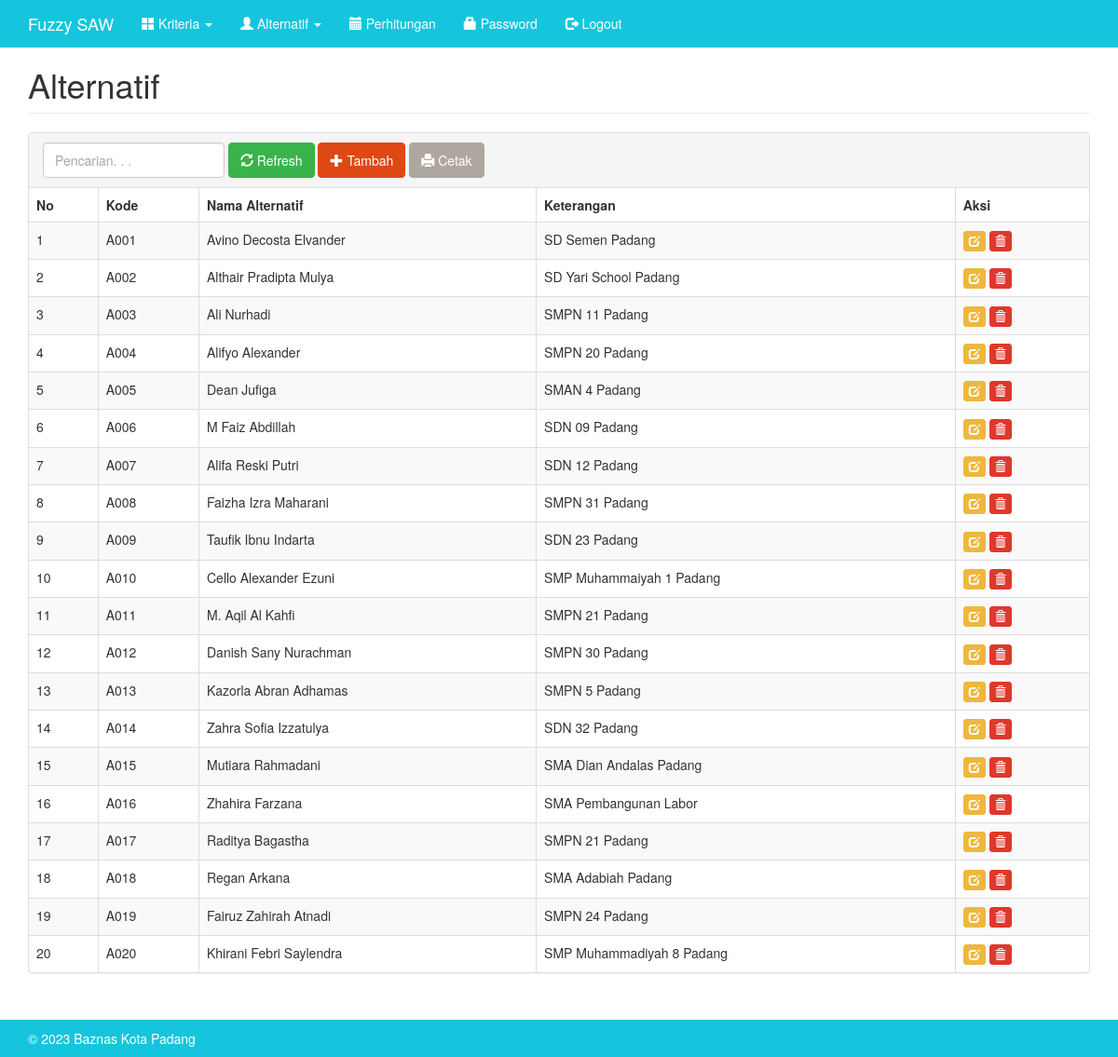
The page /index.php?m=alternatif (signed in) on the database its author committed.
### tables this page shows
CREATE TABLE `tb_alternatif` (
  `kode_alternatif` varchar(16) NOT NULL,
  `nama_alternatif` varchar(256) DEFAULT NULL,
  `keterangan` text DEFAULT NULL,
  `rank` int(11) DEFAULT NULL,
  `total` double DEFAULT NULL,
  `rekomendasi` varchar(50) NOT NULL
);

### config.php (called while the page is built)
<?php
$config["server"] = 'localhost';
$config["username"] = 'root';
$config["password"] = '';
$config["database_name"] = 'fuzzy_saw';

### functions.php (called while the page is built, shortened)
<?php
include 'config.php';
include 'includes/db.php';
$db = new DB($config['server'], $config['username'], $config['password'], $config['database_name']);
function esc_field($str)
{
    return addslashes($str);
}

### includes/db.php (called while the page is built, shortened)
<?php
class DB
{
    var $conn = null;
    public function __construct($host, $username, $passwd, $dbname)
    {
        $this->conn = mysqli_connect($host, $username, $passwd, $dbname);
    }
    public function query($sql)
    {
        $query = mysqli_query($this->conn, $sql) or die('<pre>Error mysqli_query: ' . mysqli_error($this->conn) . '<br />' . $sql . '</pre>');
        return $query;
    }
    public function get_results($sql)
    {
        $query = $this->query($sql);
        $arr = array();
        while ($row = mysqli_fetch_object($query)) {
            $arr[] = $row;
        }
        return $arr;
    }
}

### alternatif.php (the view, shortened to what this page needs)
<div class="page-header">
    <h1>Alternatif</h1>
</div>
<div class="panel panel-default">
    <div class="panel-heading">
        <form class="form-inline">
            <div class="form-group">
                <input class="form-control" type="text" placeholder="Pencarian. . ." name="q" value="<?= $_GET['q'] ?>" />
            </div>
            <div class="form-group">
                <button class="btn btn-success"><span class="glyphicon glyphicon-refresh"></span> Refresh</button>
            </div>
            <div class="form-group">
                <a class="btn btn-primary" href="?m=alternatif_tambah"><span class="glyphicon glyphicon-plus"></span> Tambah</a>
            </div>
            <div class="form-group">
                <a class="btn btn-default" target="_blank" href="cetak.php?<?= $_SERVER['QUERY_STRING'] ?>"><span class="glyphicon glyphicon-print"></span> Cetak</a>
            </div>
        </form>
    </div>
    <div class="table-responsive">
        <table class="table table-bordered table-hover table-striped">
            <thead>
                <tr>
                    <th>No</th>
                    <th>Kode</th>
                    <th>Nama Alternatif</th>
                    <th>Keterangan</th>
                    <th>Aksi</th>
                </tr>
            </thead>
            <?php
            $q = esc_field($_GET['q']);
            $rows = $db->get_results("SELECT * FROM tb_alternatif
                WHERE
                    kode_alternatif LIKE '%$q%'
                    OR nama_alternatif LIKE '%$q%'
                    OR keterangan LIKE '%$q%'
                ORDER BY kode_alternatif");
            $no = 0;
            foreach ($rows as $row) : ?>
                <tr>
                    <td><?= ++$no ?></td>
                    <td><?= $row->kode_alternatif ?></td>
                    <td><?= $row->nama_alternatif ?></td>
                    <td><?= $row->keterangan ?></td>
                    <td>
                        <a class="btn btn-xs btn-warning" href="?m=alternatif_ubah&ID=<?= $row->kode_alternatif ?>"><span class="glyphicon glyphicon-edit"></span></a>
                        <a class="btn btn-xs btn-danger" href="aksi.php?act=alternatif_hapus&ID=<?= $row->kode_alternatif ?>" onclick="return confirm('Hapus data?')"><span class="glyphicon glyphicon-trash"></span></a>
                    </td>
                </tr>
            <?php endforeach ?>
        </table>
    </div>
</div>

### assets/css/general.css (style rules this page uses)
html { position: relative; min-height: 100%; }
body { margin-bottom: 70px; }
.page-header { margin-top: 0; padding-bottom: 0; }
.page-header h1 { margin-top: 0; }

### rows shown on the page
tb_alternatif: kode_alternatif "A001", nama_alternatif "Avino Decosta Elvander", keterangan "SD Semen Padang"
tb_alternatif: kode_alternatif "A002", nama_alternatif "Althair Pradipta Mulya", keterangan "SD Yari School Padang"
tb_alternatif: kode_alternatif "A003", nama_alternatif "Ali Nurhadi", keterangan "SMPN 11 Padang"
tb_alternatif: kode_alternatif "A004", nama_alternatif "Alifyo Alexander", keterangan "SMPN 20 Padang"
tb_alternatif: kode_alternatif "A005", nama_alternatif "Dean Jufiga", keterangan "SMAN 4 Padang"
tb_alternatif: kode_alternatif "A006", nama_alternatif "M Faiz Abdillah", keterangan "SDN 09 Padang"
tb_alternatif: kode_alternatif "A007", nama_alternatif "Alifa Reski Putri", keterangan "SDN 12 Padang"
tb_alternatif: kode_alternatif "A008", nama_alternatif "Faizha Izra Maharani", keterangan "SMPN 31 Padang"
tb_alternatif: kode_alternatif "A009", nama_alternatif "Taufik Ibnu Indarta", keterangan "SDN 23 Padang"
tb_alternatif: kode_alternatif "A010", nama_alternatif "Cello Alexander Ezuni", keterangan "SMP Muhammaiyah 1 Padang"
tb_alternatif: kode_alternatif "A011", nama_alternatif "M. Aqil Al Kahfi", keterangan "SMPN 21 Padang"
tb_alternatif: kode_alternatif "A012", nama_alternatif "Danish Sany Nurachman", keterangan "SMPN 30 Padang"
tb_alternatif: kode_alternatif "A013", nama_alternatif "Kazorla Abran Adhamas", keterangan "SMPN 5 Padang"
tb_alternatif: kode_alternatif "A014", nama_alternatif "Zahra Sofia Izzatulya", keterangan "SDN 32 Padang"
tb_alternatif: kode_alternatif "A015", nama_alternatif "Mutiara Rahmadani", keterangan "SMA Dian Andalas Padang"
tb_alternatif: kode_alternatif "A016", nama_alternatif "Zhahira Farzana", keterangan "SMA Pembangunan Labor"
tb_alternatif: kode_alternatif "A017", nama_alternatif "Raditya Bagastha", keterangan "SMPN 21 Padang"
tb_alternatif: kode_alternatif "A018", nama_alternatif "Regan Arkana", keterangan "SMA Adabiah Padang"
tb_alternatif: kode_alternatif "A019", nama_alternatif "Fairuz Zahirah Atnadi", keterangan "SMPN 24 Padang"
tb_alternatif: kode_alternatif "A020", nama_alternatif "Khirani Febri Saylendra", keterangan "SMP Muhammadiyah 8 Padang"
